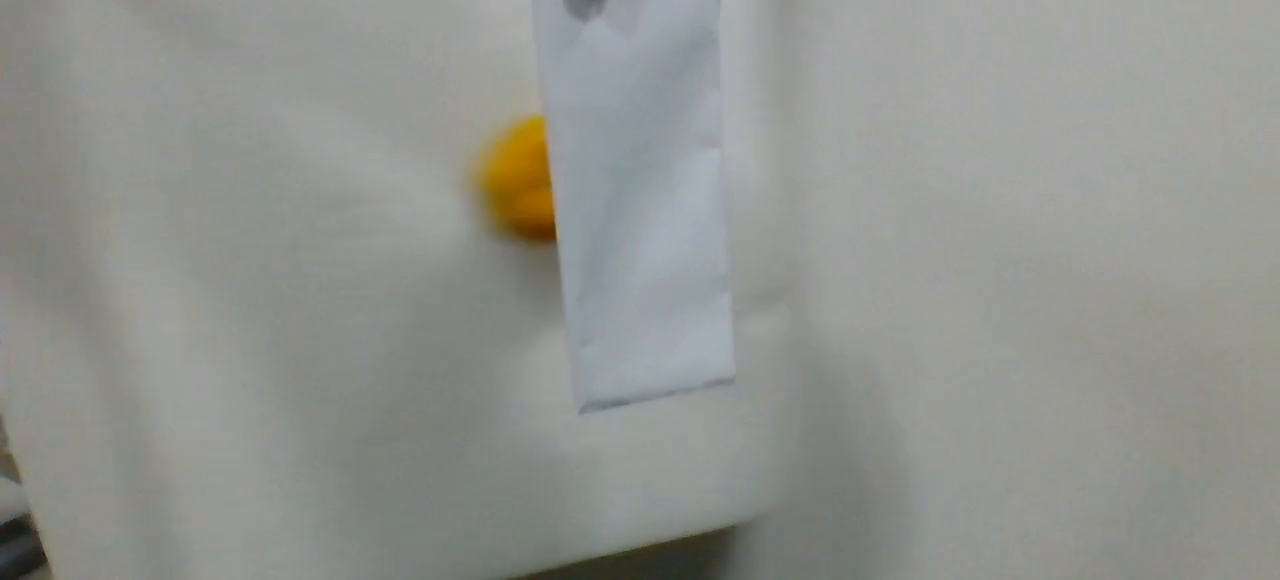
//> input picture frame 12 of orange2.mp4, 1280 x 580 px
$ ./test2   (built with g++ and OpenCV 4)
//> lines starting //> are read from the running program, lines starting //| are printed output that depends on the picture; after the words box and inside, x2 and y2 are one past the last pixel; in counts of white or black regions, pixels touching at a corner belong together
#include<iostream>
#include<opencv2/opencv.hpp>
using namespace std;
using namespace cv;
int hmin = 0 ,smin = 162 ,vmin = 0;
int hmax = 43 ,smax = 255 ,vmax = 255;
double fps = 15;
double dt = 1.0 / fps;
int width = 1280;
int frame_number = 0;
int max(int a,int b)
{
    return (a > b ? a : b);
}
int main()
{
    // [8 lines of commented-out code are left out]

    VideoCapture video("orange2.mp4");
    Mat frame;

    //定义方向
    string direction = "left";

    //定义一个容器，储存圆心坐标
    vector<Point> centres;

    //定义一个容器，储存圆的半径
    vector<int> radius;

    //定义一个容器，计算圆心坐标差值
    vector<Point> delta;

    //定义速度容器
    vector<Point> v;

    //定义暂存圆心坐标的容器
    vector<Point> pp;

    //定义卡尔曼滤波器
    KalmanFilter kf(4,2,0);
    kf.statePre.at<float>(0) = 685;
    kf.statePre.at<float>(1) = 173;
    kf.statePre.at<float>(2) = -5;   // 初始x速度
    kf.statePre.at<float>(3) = 5;   // 初始y速度
    kf.transitionMatrix = (Mat_<float>(4,4) << 1,0,dt,0,
                                               0,1,0,dt,
                                               0,0,1,0,
                                               0,0,0,1);
    Mat_<float> measurement(2,1);

    measurement.setTo(Scalar(0));

    //初始化测量矩阵
    kf.measurementMatrix = (Mat_<float>(2,4) << 1,0,0,0,0,1,0,0);

    //初始化过程噪声协方差矩阵
    setIdentity(kf.processNoiseCov,Scalar::all(0.0001));

    //初始化测量噪声协方差矩阵
    setIdentity(kf.measurementNoiseCov,Scalar::all(0.1));

    //初始化估计误差协方差矩阵
    setIdentity(kf.errorCovPost,Scalar::all(100));

    while(1)
    {
        video >> frame;
//> frame is the input picture: 580 rows x 1280 cols, CV_8UC3; mean B, G, R 142.8, 147.1, 145
        if(frame.empty())
        {
            break;
        }

        //图像预处理
        Mat imgBlur,imgHSV,imgMask;
        Scalar lower(hmin,smin,vmin);
        Scalar uper(hmax,smax,vmax);
        GaussianBlur(frame,imgBlur,Size(3,3),3,0);
        cvtColor(imgBlur,imgHSV,COLOR_BGR2HSV);
//> imgHSV: 580 rows x 1280 cols, CV_8UC3; mean H, S, V 52.2, 13.2, 148.4
        inRange(imgHSV,lower,uper,imgMask);
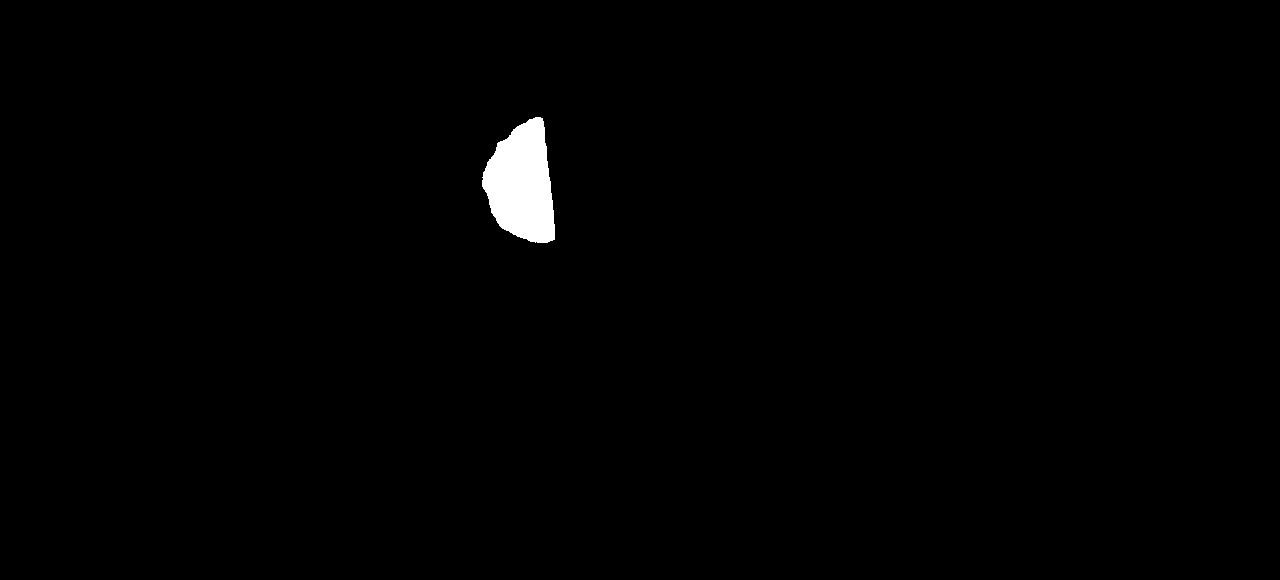
//> imgMask: 580 rows x 1280 cols, CV_8UC1; 0.88% white; 1 white region

        //保留上一帧的方向
        string last_direction = direction;

        //寻找边缘
        vector<vector<Point>> edge;
        vector<Vec4i> h;
        findContours(imgMask,edge,h,RETR_TREE,CHAIN_APPROX_SIMPLE,Point());
//> edge = 1 contour; box (x1, y1, x2, y2) and area: (482, 117, 555, 243) 6345; h = 1 item: [-1, -1, -1, -1]

        // [7 lines of commented-out code are left out]
        int rr = 0;

        //绘制边缘和最小外接矩形
        for(size_t i = 0; i < edge.size(); i++)
        {
            //绘制轮廓
            //drawContours(frame,edge,i,Scalar(0,255,255),2,8);

            //利用轮廓下的面积寻找我们所需要的“圆形”
            int area = contourArea(edge[i]);
            //cout << area << endl;

            //圆形的面积在300以上
            if(area > 300)
            {
                //绘制最小外接矩形
                Rect boundingRect = cv::boundingRect(edge[i]);
                //rectangle(frame, boundingRect, Scalar(0, 255, 0), 2);

                //寻找最小外接圆圆心，即最小外接矩形两条对角线的交点
                Point centre;

                //部分遮挡
                if(area < 8000)
                {
                    if(boundingRect.x > width/2 && direction == "left")
                    {
                        centre.x=boundingRect.x + boundingRect.width - radius.back();
                        centre.y=boundingRect.y + boundingRect.height/2;
                    }
                    if(boundingRect.x < width/2 && direction == "left")
                    {
//> (the run ends here: the program crashes, at `centre.x=boundingRect.x + radius.back();`)

$ run again, starting later in the video
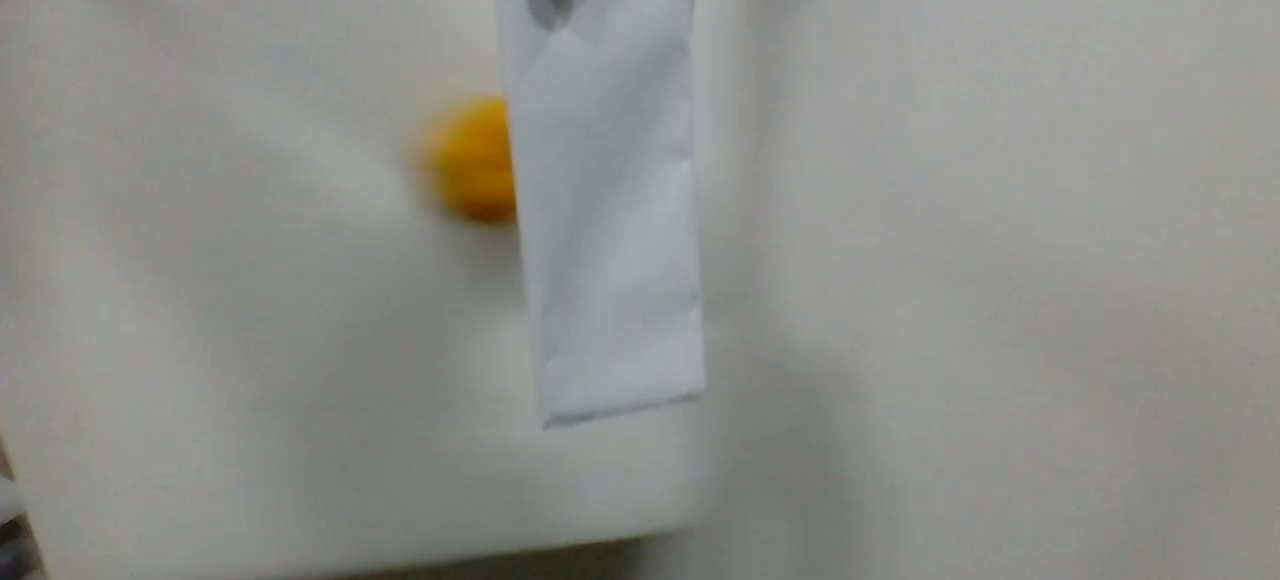
//> input picture frame 57 of orange2.mp4, 1280 x 580 px
//> frame is the input picture: 580 rows x 1280 cols, CV_8UC3; mean B, G, R 137.4, 142, 140.9
//> imgHSV: 580 rows x 1280 cols, CV_8UC3; mean H, S, V 46.4, 14.9, 143.7
//> `inRange(imgHSV,lower,uper,imgMask);`:
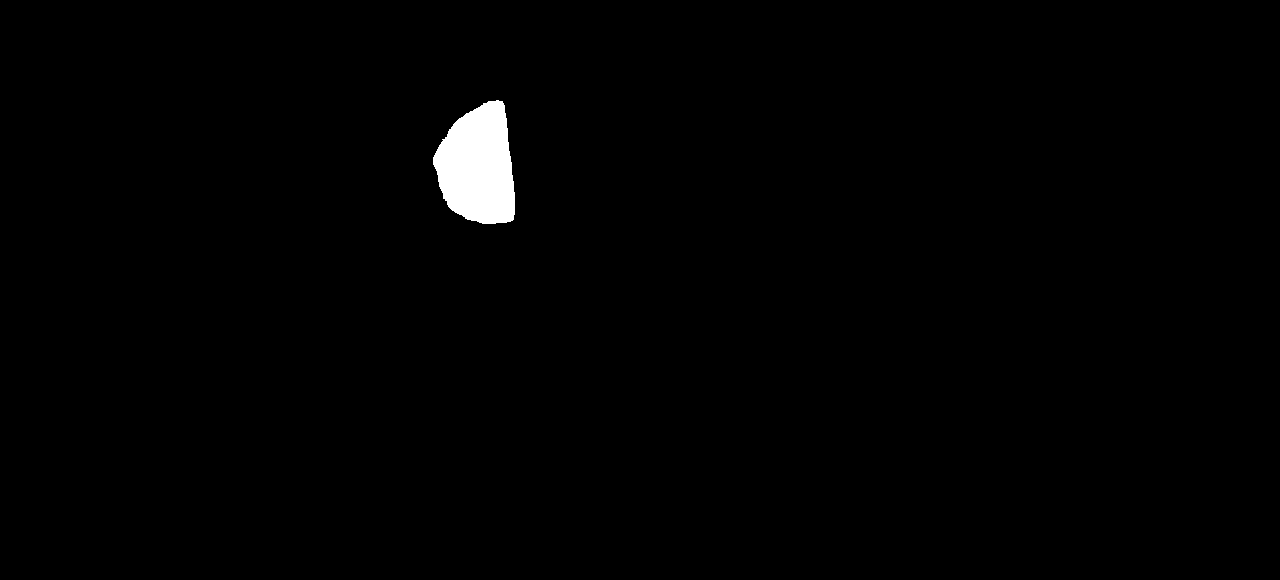
//> imgMask: 580 rows x 1280 cols, CV_8UC1; 1% white; 1 white region
//> edge = 1 contour; box (x1, y1, x2, y2) and area: (433, 100, 515, 224) 7395; h = 1 item: [-1, -1, -1, -1]

$ run again, starting later in the video
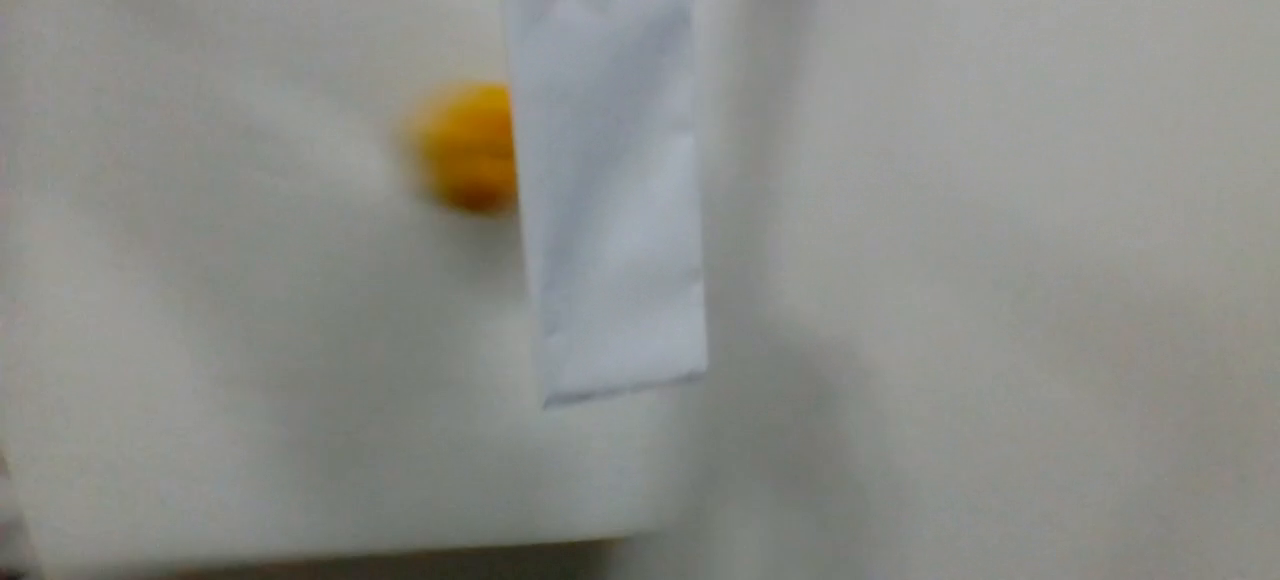
//> input picture frame 102 of orange2.mp4, 1280 x 580 px
//> frame is the input picture: 580 rows x 1280 cols, CV_8UC3; mean B, G, R 135.5, 140.4, 139.5
//> imgHSV: 580 rows x 1280 cols, CV_8UC3; mean H, S, V 45.5, 15.9, 142.2
//> `inRange(imgHSV,lower,uper,imgMask);`:
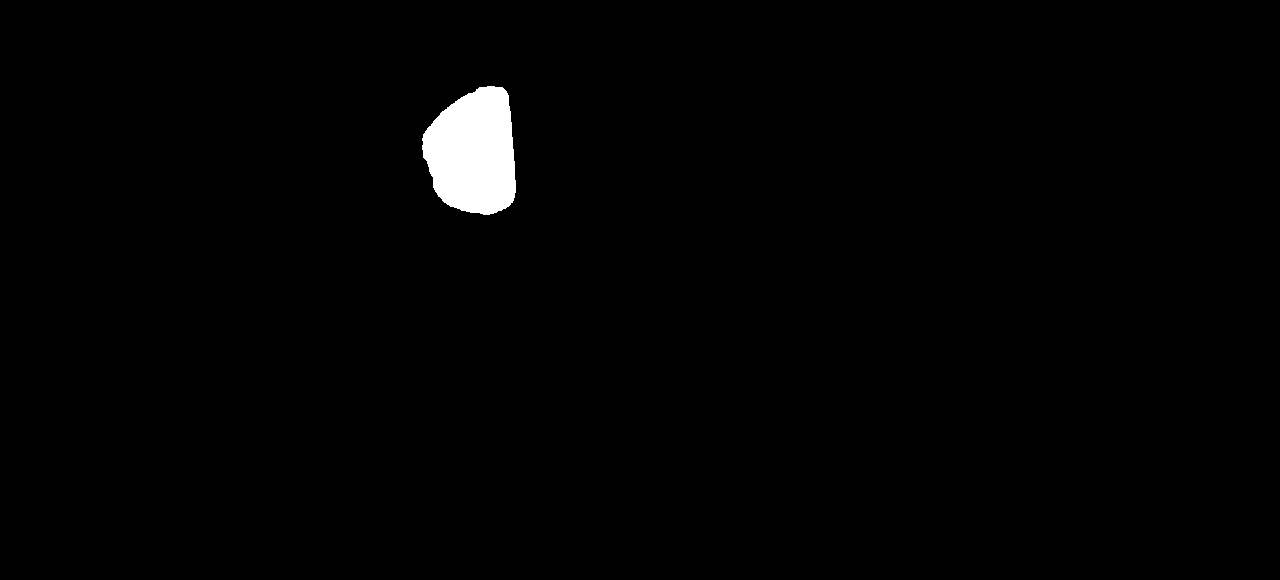
//> imgMask: 580 rows x 1280 cols, CV_8UC1; 1.3% white; 1 white region
//> edge = 1 contour; box (x1, y1, x2, y2) and area: (422, 86, 516, 215) 9183; h = 1 item: [-1, -1, -1, -1]
//> the loop `for(size_t i = 0; i < edge.size(); i++)` made 1 pass
//> (area, boundingRect, r, rr) on pass 1: (9183, Rect(422, 86, 94, 129), 64, 64)
//> pp = 1 Point (x, y): [469, 150]
//> `putText(frame,direction,Point(10,30),0,1,Scalar(255,255,255),2);`:
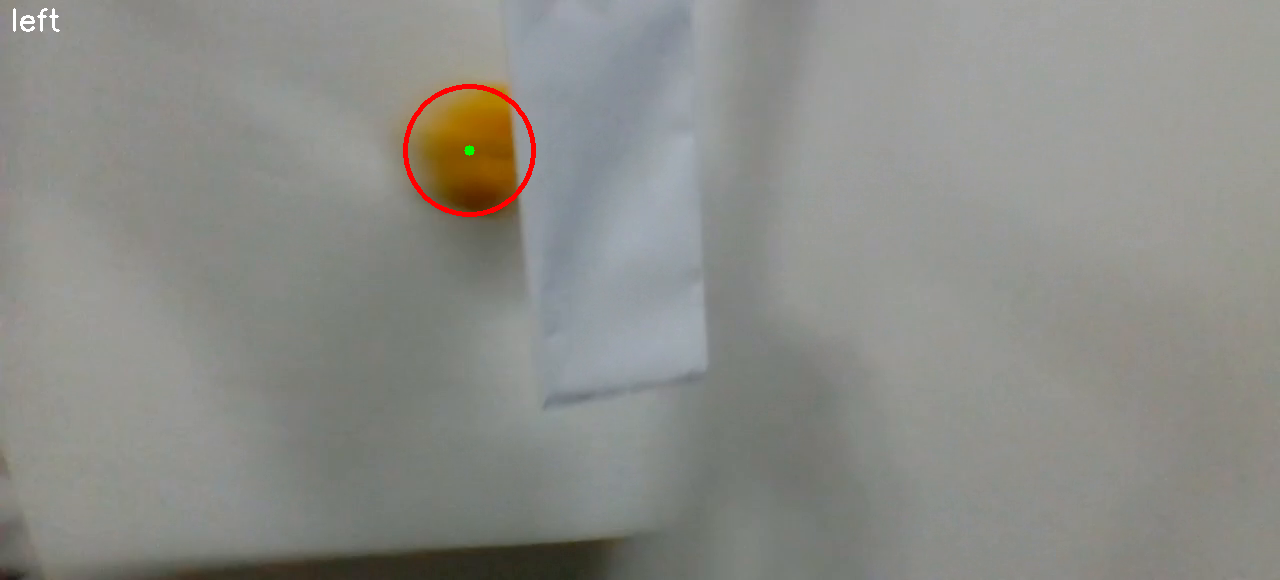
//> frame: 580 rows x 1280 cols, CV_8UC3; mean B, G, R 135.3, 140.1, 139.8
//> the loop `for (size_t i = 0; i < centres.size(); i++)` made 1 pass
